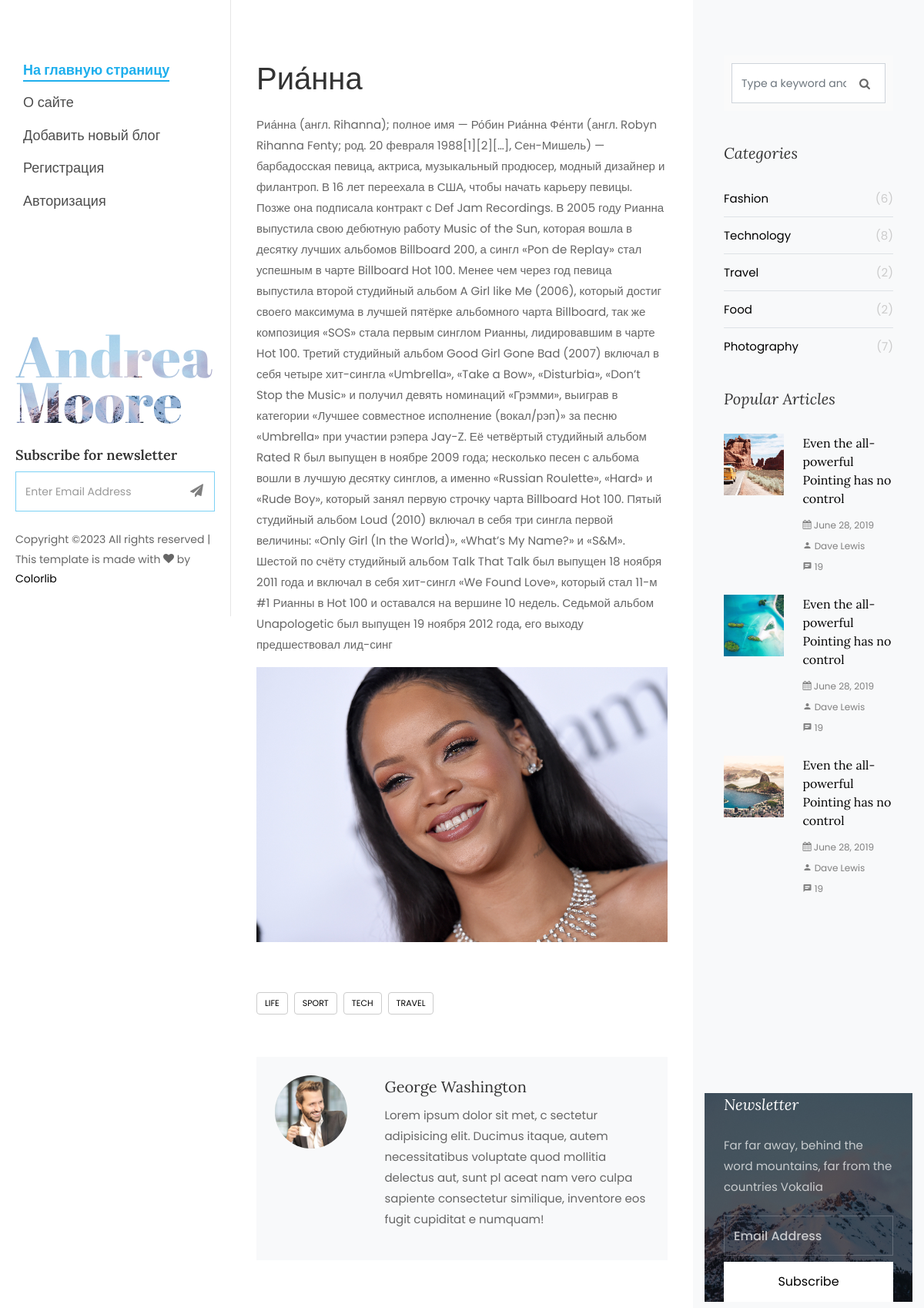
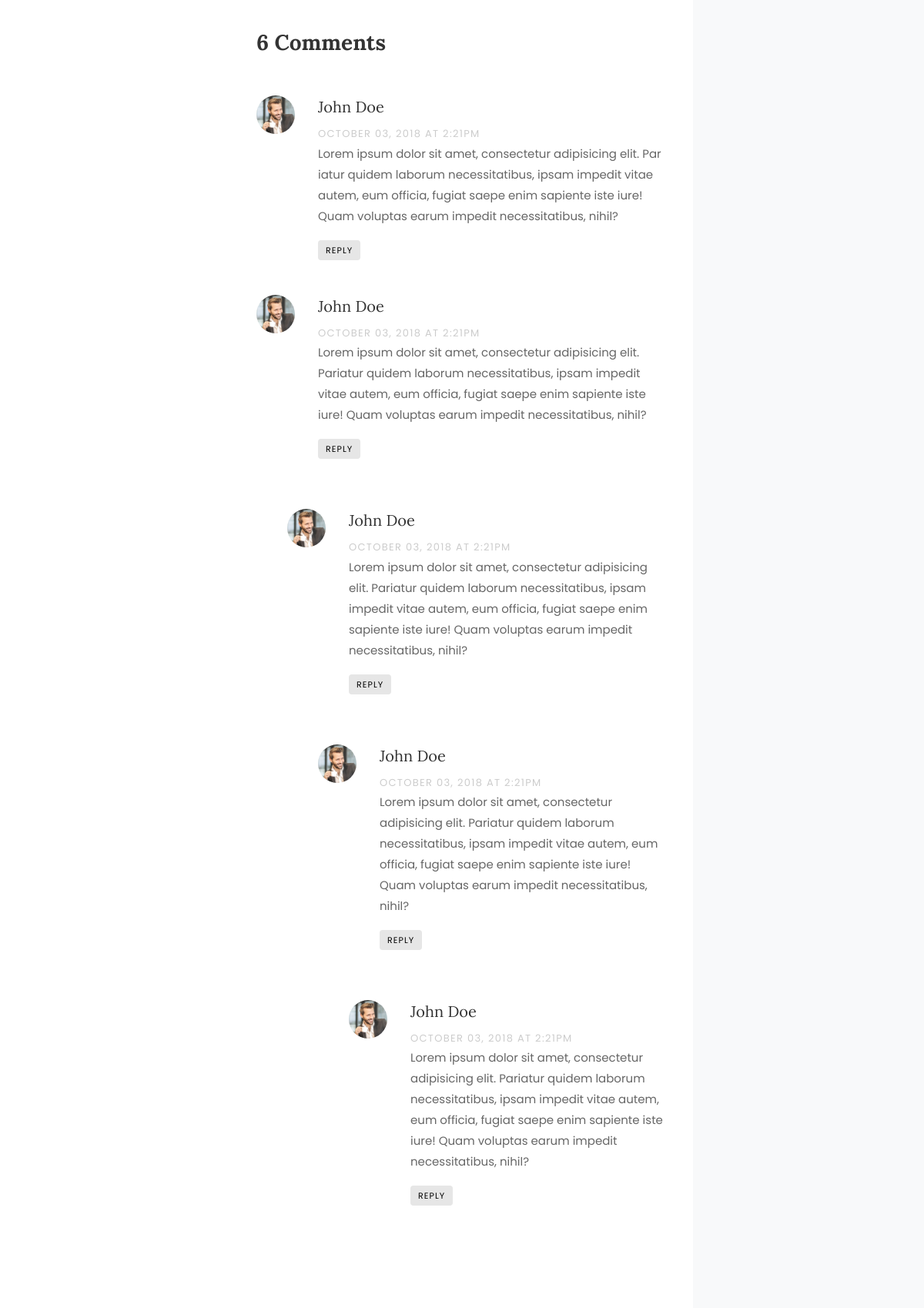
Page /post/rianna/ (upper part) on the committed database (2 pictures, top to bottom).
### women/models.py (models this page shows, shortened)
class Women(models.Model):
    objects = None
    title = models.CharField(max_length=255, verbose_name='Заголовок')
    content = models.TextField(blank=True)
    photo = models.ImageField(upload_to="photos/%Y/%m/%d/")
    time_create = models.DateTimeField(auto_now_add=True)
    slug = models.SlugField(max_length=250, unique= True, db_index= True, verbose_name= "URL")
    time_update = models.DateTimeField(auto_now=True)
    is_published = models.BooleanField(default=True)
    cat = models.ForeignKey('Category', on_delete=models.PROTECT, )
    class Meta:
        verbose_name_plural = 'Известные женщины'
        ordering = ('cat', 'title')

### women/views.py (the view)
# urls.py: path('post/<slug:post_slug>/', ShowPost.as_view(), name='post'),
class ShowPost(DataMixin, DetailView):
    model = Women
    template_name = 'women/single.html'
    slug_url_kwarg = 'post_slug'
    context_object_name = 'post'

### women/templates/women/single.html (shortened to what this page needs)
{% load static %}
<!DOCTYPE html>
<html lang="en">
  <head>
    <link rel="stylesheet" href="{% static 'css/open-iconic-bootstrap.min.css' %}">
    <link rel="stylesheet" href="{% static 'css/animate.css' %}">
    <link rel="stylesheet" href="{% static 'css/owl.carousel.min.css' %}">
    <link rel="stylesheet" href="{% static 'css/owl.theme.default.min.css' %}">
    <link rel="stylesheet" href="{% static 'css/magnific-popup.css' %}">
    <link rel="stylesheet" href="{% static 'css/aos.css' %}">
    <link rel="stylesheet" href="{% static 'css/ionicons.min.css' %}">
    <link rel="stylesheet" href="{% static 'css/bootstrap-datepicker.css' %}">
    <link rel="stylesheet" href="{% static 'css/jquery.timepicker.css' %}">
    <link rel="stylesheet" href="{%  static 'css/flaticon.css' %}">
    <link rel="stylesheet" href="{% static 'css/icomoon.css' %}">
    <link rel="stylesheet" href="{% static 'css/style.css' %}">
  </head>
  <body>
	{% include 'women/side-header.html' %}
		<div id="colorlib-main">
			<section class="ftco-section ftco-no-pt ftco-no-pb">
	    	<div class="container">
	    		<div class="row d-flex">
	    			<div class="col-lg-8 px-md-5 py-5">
	    				<div class="row pt-md-4">
	    					<h1 class="mb-3">{{  post.title }} </h1>
		            <p>{{ post.content }}</p>
		            <p>
		              <img src="{{ post.photo.url }}" alt="" class="img-fluid">
		            </p>
		            <div class="tag-widget post-tag-container mb-5 mt-5">
		              <div class="tagcloud">
		                <a href="#" class="tag-cloud-link">Life</a>
		                <a href="#" class="tag-cloud-link">Sport</a>
		                <a href="#" class="tag-cloud-link">Tech</a>
		                <a href="#" class="tag-cloud-link">Travel</a>
		              </div>
		            </div>
		            <div class="about-author d-flex p-4 bg-light">
		              <div class="bio mr-5">
		                <img src="images/person_1.jpg" alt="Image placeholder" class="img-fluid mb-4">
		              </div>
		              <div class="desc">
		                <h3>George Washington</h3>
		                <p>Lorem ipsum dolor sit met, c
							sectetur adipisicing elit.
							Ducimus itaque, autem necessitatibus voluptate quod mollitia delectus aut, sunt pl
							aceat nam vero culpa sapiente consectetur similique, inventore eos fugit cupiditat
							e numquam!</p>
		              </div>
		            </div>
		            <div class="pt-5 mt-5">
		              <h3 class="mb-5 font-weight-bold">6 Comments</h3>
		              <ul class="comment-list">
		                <li class="comment">
		                  <div class="vcard bio">
		                    <img src="images/person_1.jpg" alt="Image placeholder">
		                  </div>
		                  <div class="comment-body">
		                    <h3>John Doe</h3>
		                    <div class="meta">October 03, 2018 at 2:21pm</div>
		                    <p>Lorem ipsum dolor sit amet, consectetur adipisicing elit. Par
								iatur quidem laborum necessitatibus, ipsam impedit vitae autem, eum officia, fugiat saepe enim sapiente iste iure! Quam voluptas earum impedit necessitatibus, nihil?</p>
		                    <p><a href="#" class="reply">Reply</a></p>
		                  </div>
		                </li>
		                <li class="comment">
		                  <div class="vcard bio">
		                    <img src="images/person_1.jpg" alt="Image placeholder">
		                  </div>
		                  <div class="comment-body">
		                    <h3>John Doe</h3>
		                    <div class="meta">October 03, 2018 at 2:21pm</div>
		                    <p>Lorem ipsum dolor sit amet, consectetur adipisicing elit. Pariatur quidem laborum necessitatibus, ipsam impedit vitae autem, eum officia, fugiat saepe enim sapiente iste iure! Quam voluptas earum impedit necessitatibus, nihil?</p>
		                    <p><a href="#" class="reply">Reply</a></p>
		                  </div>
		                  <ul class="children">
		                    <li class="comment">
		                      <div class="vcard bio">
		                        <img src="images/person_1.jpg" alt="Image placeholder">
		                      </div>
		                      <div class="comment-body">
		                        <h3>John Doe</h3>
		                        <div class="meta">October 03, 2018 at 2:21pm</div>
		                        <p>Lorem ipsum dolor sit amet, consectetur adipisicing elit. Pariatur quidem laborum necessitatibus, ipsam impedit vitae autem, eum officia, fugiat saepe enim sapiente iste iure! Quam voluptas earum impedit necessitatibus, nihil?</p>
		                        <p><a href="#" class="reply">Reply</a></p>
		                      </div>
		                      <ul class="children">
		                        <li class="comment">
		                          <div class="vcard bio">
		                            <img src="images/person_1.jpg" alt="Image placeholder">
		                          </div>
		                          <div class="comment-body">
		                            <h3>John Doe</h3>
		                            <div class="meta">October 03, 2018 at 2:21pm</div>
		                            <p>Lorem ipsum dolor sit amet, consectetur adipisicing elit. Pariatur quidem laborum necessitatibus, ipsam impedit vitae autem, eum officia, fugiat saepe enim sapiente iste iure! Quam voluptas earum impedit necessitatibus, nihil?</p>
		                            <p><a href="#" class="reply">Reply</a></p>
		                          </div>
		                            <ul class="children">
		                              <li class="comment">
		                                <div class="vcard bio">
		                                  <img src="images/person_1.jpg" alt="Image placeholder">
		                                </div>
		                                <div class="comment-body">
		                                  <h3>John Doe</h3>
		                                  <div class="meta">October 03, 2018 at 2:21pm</div>
		                                  <p>Lorem ipsum dolor sit amet, consectetur adipisicing elit. Pariatur quidem laborum necessitatibus, ipsam impedit vitae autem, eum officia, fugiat saepe enim sapiente iste iure! Quam voluptas earum impedit necessitatibus, nihil?</p>
		                                  <p><a href="#" class="reply">Reply</a></p>
		                                </div>
		                              </li>
		                            </ul>
		                        </li>
		                      </ul>
		                    </li>
		                  </ul>
		                </li>
		              </ul>
		            </div>
			    		</div>
			    	</div>
	    			<div class="col-lg-4 sidebar ftco-animate bg-light pt-5">
	            <div class="sidebar-box pt-md-4">
	              <form action="#" class="search-form">
	                <div class="form-group">
	                  <span class="icon icon-search"></span>
	                  <input type="text" class="form-control" placeholder="Type a keyword and hit enter">
	                </div>
	              </form>
	            </div>
	            <div class="sidebar-box ftco-animate">
	            	<h3 class="sidebar-heading">Categories</h3>
	              <ul class="categories">
	                <li><a href="#">Fashion <span>(6)</span></a></li>
	                <li><a href="#">Technology <span>(8)</span></a></li>
	                <li><a href="#">Travel <span>(2)</span></a></li>
	                <li><a href="#">Food <span>(2)</span></a></li>
	                <li><a href="#">Photography <span>(7)</span></a></li>
	              </ul>
	            </div>
	            <div class="sidebar-box ftco-animate">
	              <h3 class="sidebar-heading">Popular Articles</h3>
	              <div class="block-21 mb-4 d-flex">
	                <a class="blog-img mr-4" style="background-image: url(images/image_1.jpg);"></a>
	                <div class="text">
	                  <h3 class="heading"><a href="#">Even the all-powerful Pointing has no control</a></h3>
	                  <div class="meta">
	                    <div><a href="#"><span class="icon-calendar"></span> June 28, 2019</a></div>
	                    <div><a href="#"><span class="icon-person"></span> Dave Lewis</a></div>
	                    <div><a href="#"><span class="icon-chat"></span> 19</a></div>
	                  </div>
	                </div>
	              </div>
	              <div class="block-21 mb-4 d-flex">
	                <a class="blog-img mr-4" style="background-image: url(images/image_2.jpg);"></a>
	                <div class="text">
	                  <h3 class="heading"><a href="#">Even the all-powerful Pointing has no control</a></h3>
	                  <div class="meta">
	                    <div><a href="#"><span class="icon-calendar"></span> June 28, 2019</a></div>
	                    <div><a href="#"><span class="icon-person"></span> Dave Lewis</a></div>
	                    <div><a href="#"><span class="icon-chat"></span> 19</a></div>
	                  </div>
	                </div>
	              </div>
	              <div class="block-21 mb-4 d-flex">
	                <a class="blog-img mr-4" style="background-image: url(images/image_3.jpg);"></a>
	                <div class="text">
	                  <h3 class="heading"><a href="#">Even the all-powerful Pointing has no control</a></h3>
	                  <div class="meta">
	                    <div><a href="#"><span class="icon-calendar"></span> June 28, 2019</a></div>
	                    <div><a href="#"><span class="icon-person"></span> Dave Lewis</a></div>
	                    <div><a href="#"><span class="icon-chat"></span> 19</a></div>
	                  </div>
	                </div>
	              </div>
	            </div>
							<div class="sidebar-box subs-wrap img" style="background-image: url(images/bg_1.jpg);">
								<div class="overlay"></div>
								<h3 class="mb-4 sidebar-heading">Newsletter</h3>
								<p class="mb-4">Far far away, behind the word mountains, far from the countries Vokalia</p>
	              <form action="#" class="subscribe-form">
	                <div class="form-group">
	                  <input type="text" class="form-control" placeholder="Email Address">
	                  <input type="submit" value="Subscribe" class="mt-2 btn btn-white submit">
	                </div>
	              </form>
	            </div>
	          </div>
	    		</div>
	    	</div>
	    </section>
		</div>
	</div>
  </body>
</html>

### women/static/css/icomoon.css (style rules this page uses)
[class^="icon-"], [class*=" icon-"] { font-family: 'icomoon' !important; speak: none; font-style: normal; font-weight: normal; font-variant: normal; text-transform: none; line-height: 1; -webkit-font-smoothing: antialiased; -moz-osx-font-smoothing: grayscale; }
.icon-search:before { content: "\f002"; }
.icon-calendar:before { content: "\f073"; }
.icon-chat:before { content: "\e0b7"; }
.icon-person:before { content: "\e7fd"; }

### rows in the picture
Women: title "Риа́нна", content "Риа́нна (англ. Rihanna); полное имя — Ро́бин Риа́нна Фе́нти (англ. Robyn Rihanna Fenty; род. 20 февраля 1988[1][2][…], Сен-Мишель) — барбадосская певица, актриса, музыкальный продюсер, модный дизайнер и филантроп. В 16 лет переехала в США, чтобы начать карьеру певицы. Позже она подписала контракт с Def Jam Recordings. В 2005 году Рианна выпустила свою дебютную работу Music of the Sun, которая вошла в десятку лучших альбомов Billboard 200, а сингл «Pon de Replay» стал успешным в чарте Billboard Hot 100. Менее чем через год певица выпустила второй студийный альбом A Girl like Me (2006), который достиг своего максимума в лучшей пятёрке альбомного чарта Billboard, так же композиция «SOS» стала…", photo (picture)
